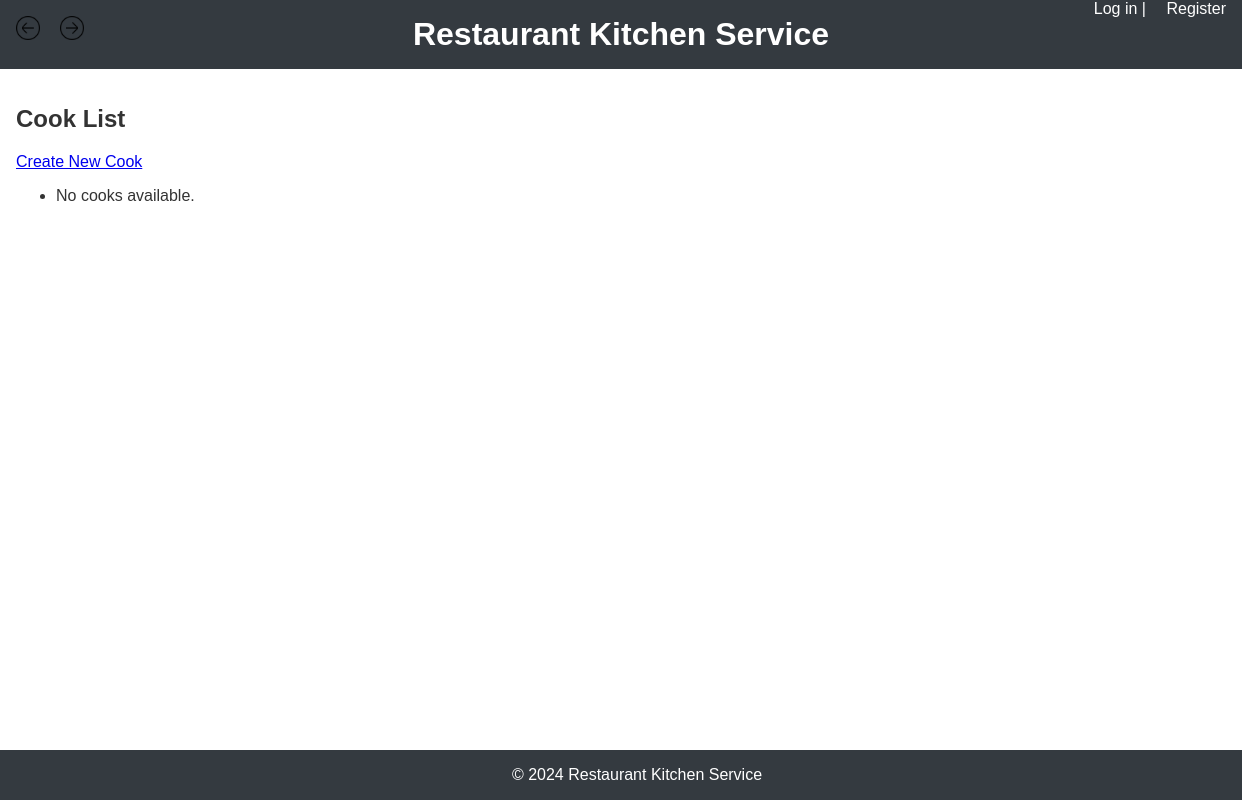
The page /kitchen/cooks/ on the database as committed earlier.
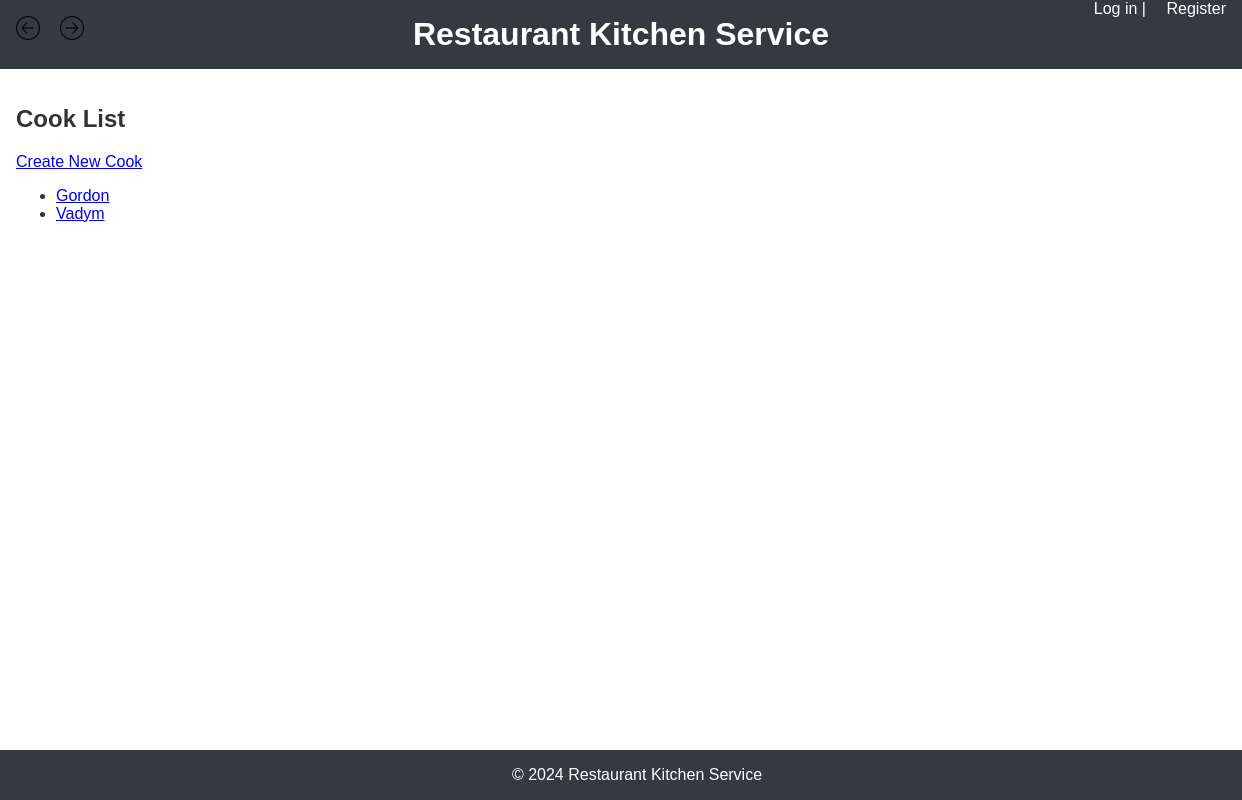
The same page on the database as committed later.
### kitchen/models.py (models this page shows, shortened)
class Cook(AbstractUser):
    years_of_experience = models.IntegerField()
    groups = models.ManyToManyField(
        Group,
        related_name="cooks",
        blank=True,
        help_text="The groups this cook belongs to.",
        related_query_name="cook",
    )
    user_permissions = models.ManyToManyField(
        Permission,
        related_name="cooks",
        blank=True,
        help_text="Specific permissions for this cook.",
        related_query_name="cook",
    )

### kitchen/views.py (the view)
# urls.py: path('cooks/', CookListView.as_view(), name='cook_list'),
class CookListView(ListView):
    model = Cook
    template_name = 'kitchen/cook_list.html'
    context_object_name = 'cook_list'

### templates/kitchen/cook_list.html (shortened to what this page needs)
{% extends "base.html" %}
{% block content %}
<h2>Cook List</h2>
<a href="{% url 'kitchen:cook_create' %}">Create New Cook</a>
<ul>
    {% for cook in cook_list %}
        <li>
            <a href="{% url 'kitchen:cook_detail' cook.pk %}">{{ cook.username }}</a>
        </li>
    {% empty %}
        <li>No cooks available.</li>
    {% endfor %}
</ul>
{% endblock %}

### templates/base.html (shortened to what this page needs)
{% load static %}
<!DOCTYPE html>
<html lang="en">
<head>
    <link rel="stylesheet" href="{% static 'css/styles.css' %}">
</head>
<body>
    <header>
        <div class="nav-arrows">
            <a href="{% url 'kitchen:home' %}" class="nav-arrow">
                <img src="{% static 'img/arrow-circle-left.png' %}" alt="Back">
            </a>
            <a href="{% url 'kitchen:home' %}" class="nav-arrow">
                <img src="{% static 'img/arrow-circle-right.png' %}" alt="Forward">
            </a>
        </div>
        <h1>Restaurant Kitchen Service</h1>
        <div class="auth-links">
            {% if user.is_authenticated %}
                <form method="post" action="{% url 'kitchen:logout' %}">
                    {% csrf_token %}
                    <button type="submit">Log out</button>
                </form>
            {% else %}
                <a href="{% url 'kitchen:login' %}">Log in</a> |
                <a href="{% url 'kitchen:register' %}">Register</a>
            {% endif %}
        </div>
    </header>
    <main>
        {% block content %}
        {% endblock %}
    </main>
    <footer>
        © 2024 Restaurant Kitchen Service
    </footer>
</body>
</html>

### static/css/styles.css (style rules this page uses)
body { font-family: Arial, sans-serif; margin: 0; padding: 0; color: #333; }
header { background-color: #343a40; padding: 1rem; color: #fff; text-align: center; position: relative; }
header h1 { margin: 0; font-size: 2rem; }
.nav-arrows { position: absolute; left: 1rem; top: 1rem; }
.nav-arrows a { display: inline-block; margin-right: 1rem; }
.nav-arrow img { width: 24px; height: 24px; }
.auth-links { position: absolute; right: 1rem; top: 0.025rem; }
.auth-links a, .auth-links button { color: #fff; text-decoration: none; background: none; border: none; margin-left: 1rem; cursor: pointer; font-size: 1rem; }
main { padding: 1rem; }
footer { background-color: #343a40; color: #fff; text-align: center; padding: 1rem; position: absolute; bottom: 0; width: 100%; }

Rows that differ between the two databases and show on the page:
added Cook: username "Gordon"
added Cook: username "Vadym"
Other text that changed with them:
text no longer shown: "No cooks available."
